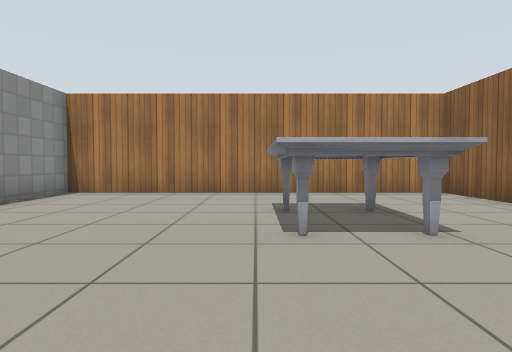
[1] (above)

17 first-person views from a walk through a Gazebo world. The camera is 0.72 m above the floor, tilts 2° down and sees 75° across. Floor lines are 1 m apart. The floor is counted in squares, 1 m on a side. Each view is taken from the middle of a square. On the plan, view 1 faces up. The plan holds only what a view shows up to about 10 squares ahead; the rest is blank. Gazebo's built-in surfaces are drawn with simple patterns.

[2]
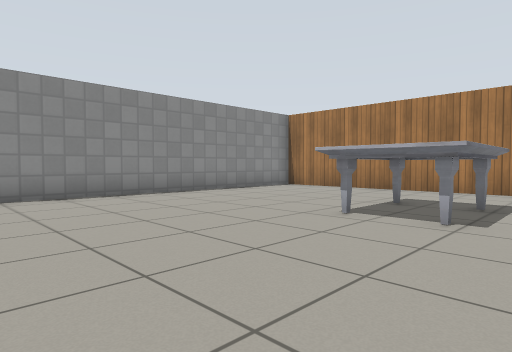

[3]
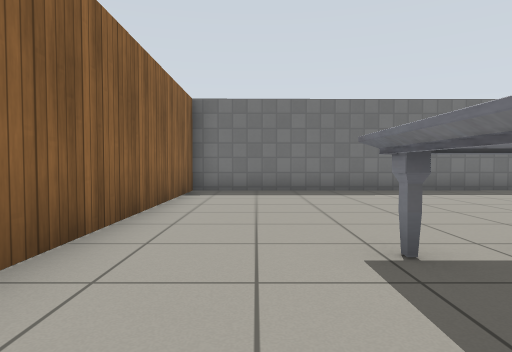

[4]
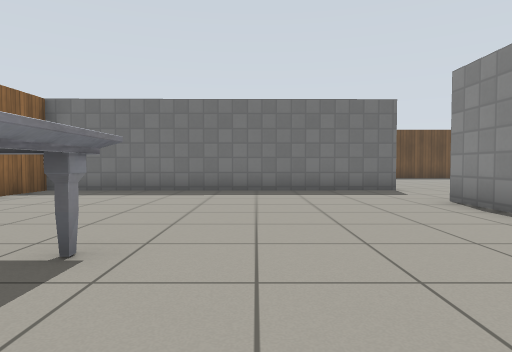

[5]
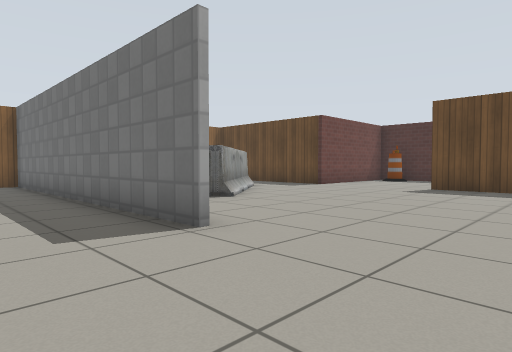

[6]
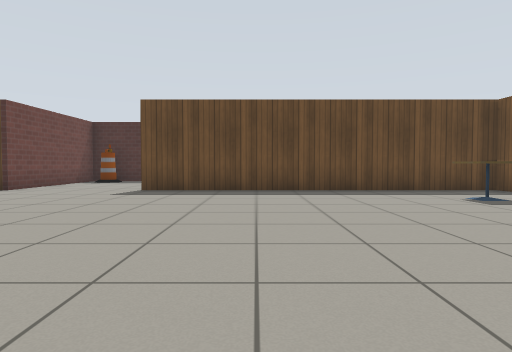

[7]
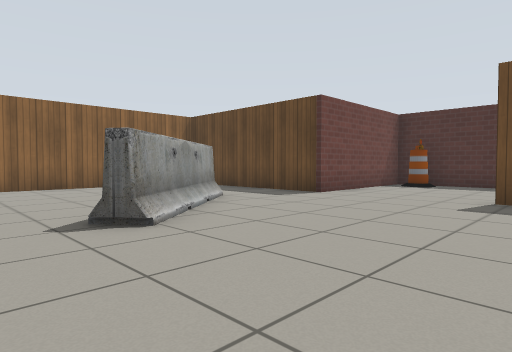

[8]
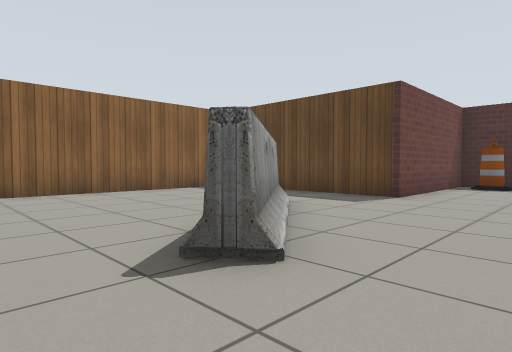

[9]
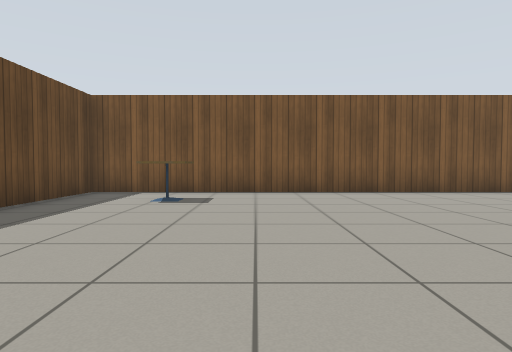

[10]
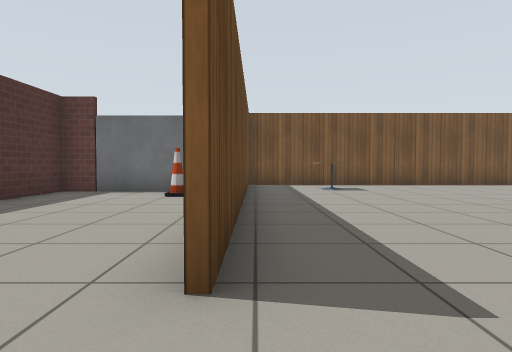

[11]
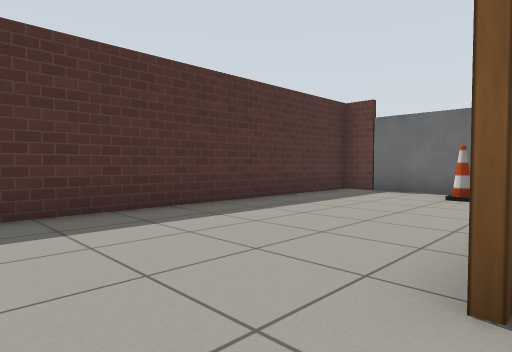

[12]
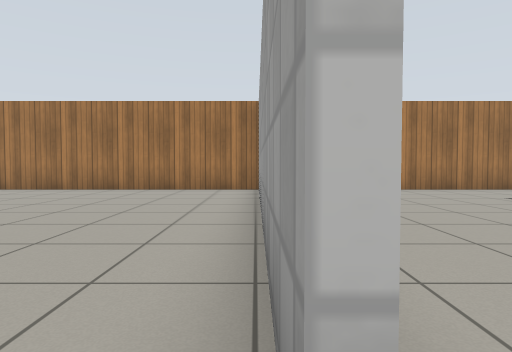

[13]
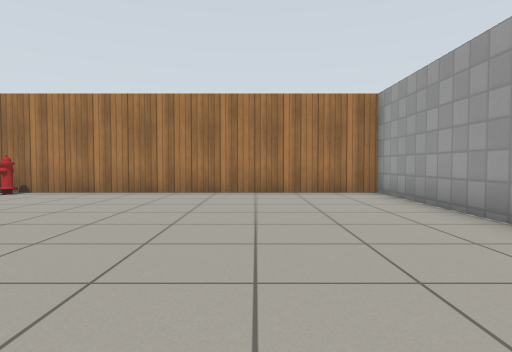

[14]
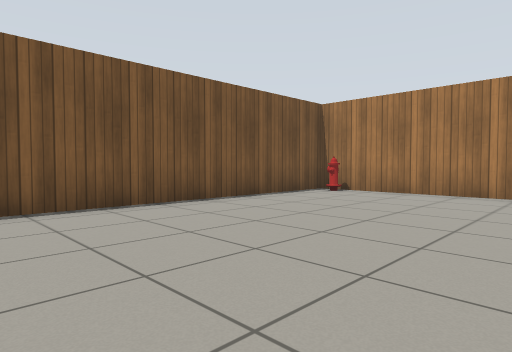

[15]
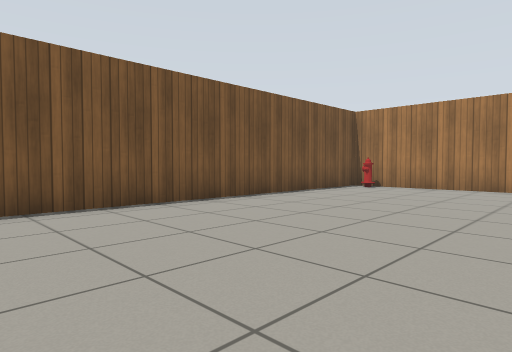

[16]
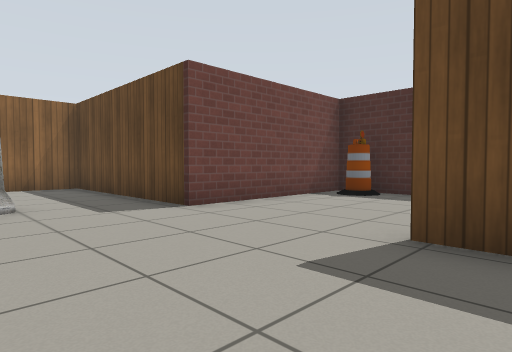

[17]
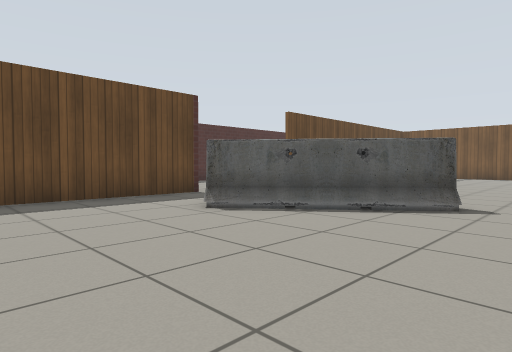

### Floor plan
Points are (right, up) in squares from view 1. A wall is a line through its corners. A room is listed if a view was taken in it or the views show most of it. See-through windows are left out.
Room 1 (views 1, 2, 3, 4, 12)
walls: (4.7, 6.1) (4.7, 8.5) (-5, 8.5); (-4.8, 8.5) (-4.8, -0.5); (-4.9, -3.2) (4.7, -3.1) (4.7, 3.9)
ways out: opening at (-4.5, -1.5) to room 2
objects: marble table (0, 3) to (2, 5)
Room 2 (views 5, 6, 7, 8, 9, 10, 11, 13, 14, 15, 16, 17)
walls: (-4.9, -0.5) (-4.9, 8.5); (-11.8, -16.1) (-1.1, -16.1) (-1.1, -11.2) (4.7, -11.2) (4.7, -5.1); (-5, 8.5) (-14.7, 8.5) (-14.7, -11.2) (-4.7, -11.2)
ways out: opening at (-4.5, -1.5) to room 1
objects: fire hydrant (-14, 8); cafe table (-13, -9); door leaf (-12, -15) to (-12, -13); cone (-11, -13); barrel (-2, -15); barrier (-2, -9) to (0, -6)

Positions as (right, up) in squares from view 1, and headings:
1: (0, 0), facing up
2: (3, -1), facing up-left
3: (3, 6), facing down
4: (-1, 6), facing down
5: (-8, -1), facing down-right
6: (-8, -2), facing down
7: (-6, -4), facing down-right
8: (-4, -4), facing down-right
9: (-6, -7), facing left
10: (-3, -11), facing left
11: (-3, -11), facing down-left
12: (-5, -1), facing up
13: (-8, 0), facing up
14: (-9, 0), facing up-left
15: (-9, -2), facing up-left
16: (-6, -8), facing down-right
17: (4, -4), facing down-left
